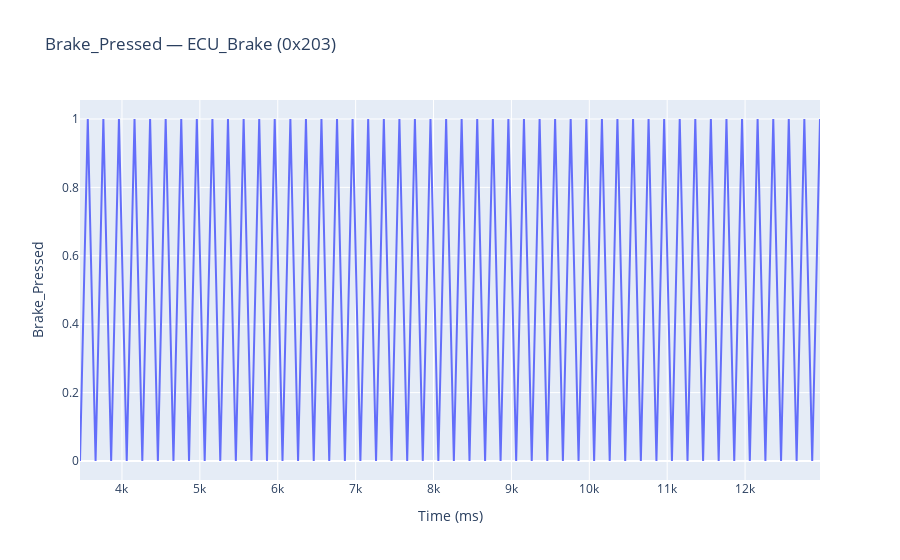
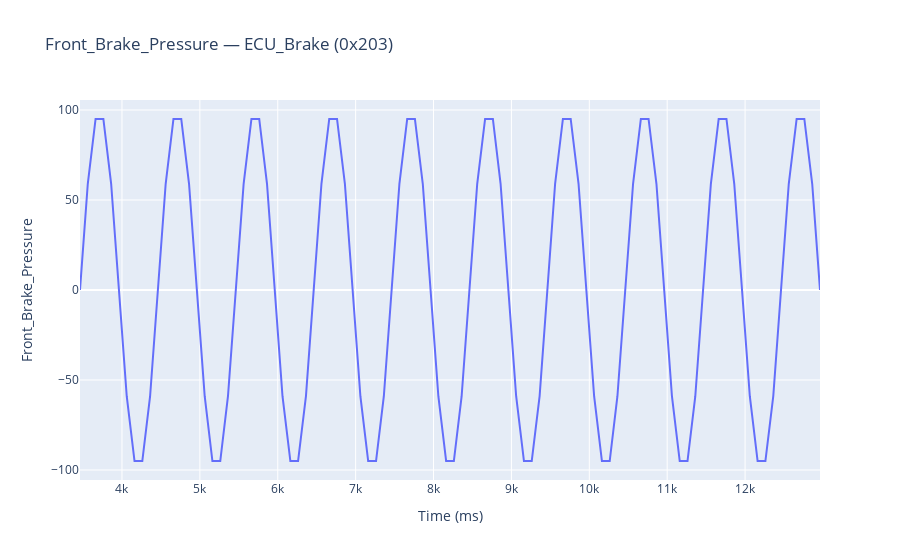
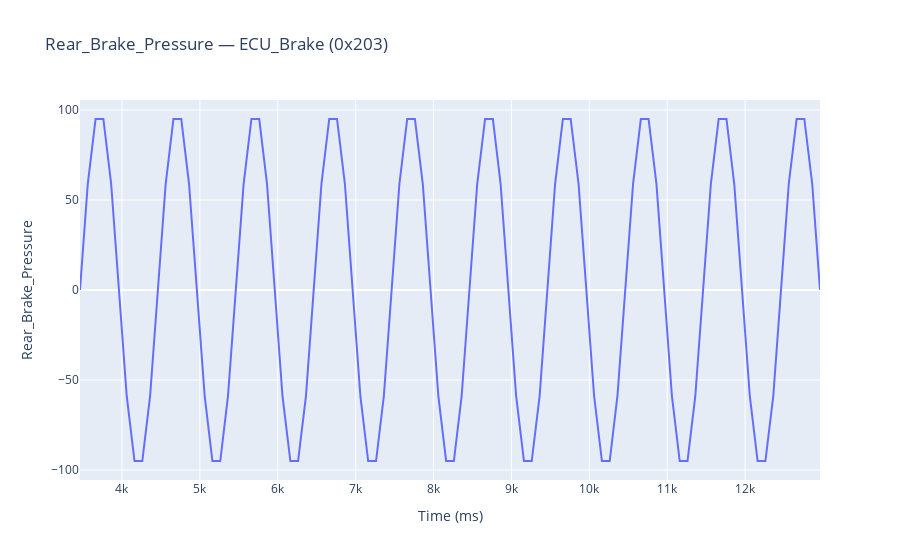
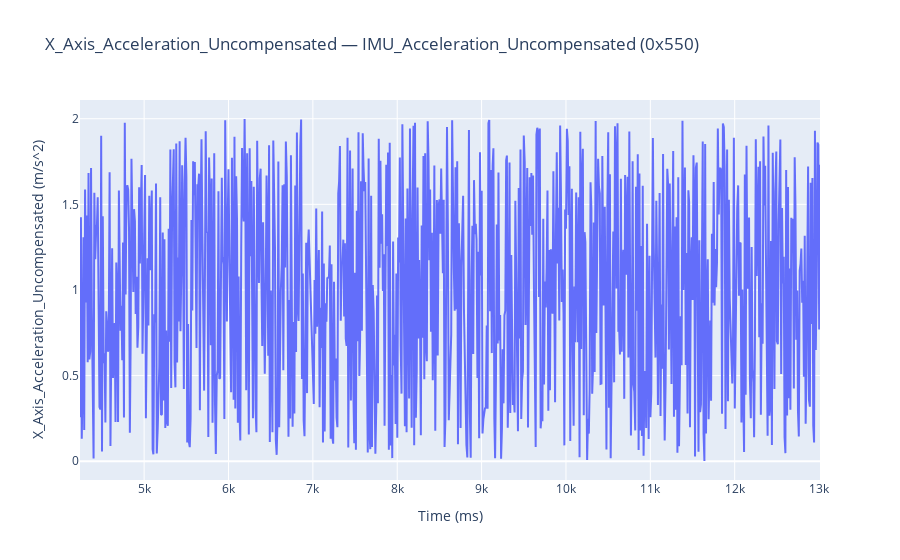

The notebook cell these images were saved under, in order:
### Markdown cell above
## 3. Graph all signals

Loops over every unique (message, signal) pair in the DataFrame and creates an interactive plot for each. Skips if data is empty.

### Code cell
# Loop over every unique (message, signal) pair and plot each one
# Skips entirely if no signals were decoded
if df.empty:
    print("No signals decoded.")
else:
    for (msg_name, sig_name), group in df.groupby(["message_name", "signal_name"]):
        msg_id = group["message_id"].iloc[0]
        plot_signal(group, sig_name, msg_name, msg_id)

### Figure 1 — Plotly figure (JSON) as saved in the notebook; plotly's stock layout.template omitted (floating-point values rounded to 4 significant figures)
{"data": [{"hovertemplate": "Time (ms)=%{x}<br>Brake_Pressed=%{y}<extra></extra>", "legendgroup": "", "line": {"color": "#636efa", "dash": "solid"}, "marker": {"symbol": "circle"}, "mode": "lines", "name": "", "orientation": "v", "showlegend": false, "type": "scatter", "x": [3461, 3561, 3661, 3761, 3861, 3961, 4061, 4161, 4261, 4361, 4461, 4561, 4661, 4761, 4861, 4961, 5062, 5161, 5262, 5361, 5462, 5562, 5662, 5762, 5862, 5961, 6061, 6162, 6261, 6362, 6462, 6561, 6661, 6761, 6862, 6961, 7061, 7161, 7262, 7362, 7461, 7562, 7662, 7761, 7862, 7961, 8062, 8162, 8261, 8361, 8462, 8561, 8662, 8762, 8861, 8961, 9061, 9161, 9261, 9362, 9461, 9561, 9661, 9761, 9862, 9962, 10062, 10162, 10262, 10361, 10461, 10562, 10662, 10761, 10862, 10961, 11061, 11161, 11261, 11361, 11461, 11561, 11661, 11761, 11861, 11961, 12061, 12161, 12261, 12362, 12462, 12561, 12662, 12761, 12862, 12962], "xaxis": "x", "y": [0.0, 1.0, 0.0, 1.0, 0.0, 1.0, 0.0, 1.0, 0.0, 1.0, 0.0, 1.0, 0.0, 1.0, 0.0, 1.0, 0.0, 1.0, 0.0, 1.0, 0.0, 1.0, 0.0, 1.0, 0.0, 1.0, 0.0, 1.0, 0.0, 1.0, 0.0, 1.0, 0.0, 1.0, 0.0, 1.0, 0.0, 1.0, 0.0, 1.0, 0.0, 1.0, 0.0, 1.0, 0.0, 1.0, 0.0, 1.0, 0.0, 1.0, 0.0, 1.0, 0.0, 1.0, 0.0, 1.0, 0.0, 1.0, 0.0, 1.0, 0.0, 1.0, 0.0, 1.0, 0.0, 1.0, 0.0, 1.0, 0.0, 1.0, 0.0, 1.0, 0.0, 1.0, 0.0, 1.0, 0.0, 1.0, 0.0, 1.0, 0.0, 1.0, 0.0, 1.0, 0.0, 1.0, 0.0, 1.0, 0.0, 1.0, 0.0, 1.0, 0.0, 1.0, 0.0, 1.0], "yaxis": "y"}], "layout": {"legend": {"tracegroupgap": 0}, "title": {"text": "Brake_Pressed — ECU_Brake (0x203)"}, "xaxis": {"anchor": "y", "domain": [0, 1], "title": {"text": "Time (ms)"}}, "yaxis": {"anchor": "x", "domain": [0, 1], "title": {"text": "Brake_Pressed"}}}}

### Figure 2 — Plotly figure (JSON) as saved in the notebook; plotly's stock layout.template omitted (floating-point values rounded to 4 significant figures)
{"data": [{"hovertemplate": "Time (ms)=%{x}<br>Front_Brake_Pressure=%{y}<extra></extra>", "legendgroup": "", "line": {"color": "#636efa", "dash": "solid"}, "marker": {"symbol": "circle"}, "mode": "lines", "name": "", "orientation": "v", "showlegend": false, "type": "scatter", "x": [3461, 3561, 3661, 3761, 3861, 3961, 4061, 4161, 4261, 4361, 4461, 4561, 4661, 4761, 4861, 4961, 5062, 5161, 5262, 5361, 5462, 5562, 5662, 5762, 5862, 5961, 6061, 6162, 6261, 6362, 6462, 6561, 6661, 6761, 6862, 6961, 7061, 7161, 7262, 7362, 7461, 7562, 7662, 7761, 7862, 7961, 8062, 8162, 8261, 8361, 8462, 8561, 8662, 8762, 8861, 8961, 9061, 9161, 9261, 9362, 9461, 9561, 9661, 9761, 9862, 9962, 10062, 10162, 10262, 10361, 10461, 10562, 10662, 10761, 10862, 10961, 11061, 11161, 11261, 11361, 11461, 11561, 11661, 11761, 11861, 11961, 12061, 12161, 12261, 12362, 12462, 12561, 12662, 12761, 12862, 12962], "xaxis": "x", "y": [0.0, 59.0, 95.0, 95.0, 59.0, 0.0, -59.0, -95.0, -95.0, -59.0, 0.0, 59.0, 95.0, 95.0, 59.0, 0.0, -59.0, -95.0, -95.0, -59.0, 0.0, 59.0, 95.0, 95.0, 59.0, 0.0, -59.0, -95.0, -95.0, -59.0, 0.0, 59.0, 95.0, 95.0, 59.0, 0.0, -59.0, -95.0, -95.0, -59.0, 0.0, 59.0, 95.0, 95.0, 59.0, 0.0, -59.0, -95.0, -95.0, -59.0, 0.0, 59.0, 95.0, 95.0, 59.0, 0.0, -59.0, -95.0, -95.0, -59.0, 0.0, 59.0, 95.0, 95.0, 59.0, 0.0, -59.0, -95.0, -95.0, -59.0, 0.0, 59.0, 95.0, 95.0, 59.0, 0.0, -59.0, -95.0, -95.0, -59.0, 0.0, 59.0, 95.0, 95.0, 59.0, 0.0, -59.0, -95.0, -95.0, -59.0, 0.0, 59.0, 95.0, 95.0, 59.0, 0.0], "yaxis": "y"}], "layout": {"legend": {"tracegroupgap": 0}, "title": {"text": "Front_Brake_Pressure — ECU_Brake (0x203)"}, "xaxis": {"anchor": "y", "domain": [0, 1], "title": {"text": "Time (ms)"}}, "yaxis": {"anchor": "x", "domain": [0, 1], "title": {"text": "Front_Brake_Pressure"}}}}

### Figure 3 — Plotly figure (JSON) as saved in the notebook; plotly's stock layout.template omitted (floating-point values rounded to 4 significant figures)
{"data": [{"hovertemplate": "Time (ms)=%{x}<br>Rear_Brake_Pressure=%{y}<extra></extra>", "legendgroup": "", "line": {"color": "#636efa", "dash": "solid"}, "marker": {"symbol": "circle"}, "mode": "lines", "name": "", "orientation": "v", "showlegend": false, "type": "scatter", "x": [3461, 3561, 3661, 3761, 3861, 3961, 4061, 4161, 4261, 4361, 4461, 4561, 4661, 4761, 4861, 4961, 5062, 5161, 5262, 5361, 5462, 5562, 5662, 5762, 5862, 5961, 6061, 6162, 6261, 6362, 6462, 6561, 6661, 6761, 6862, 6961, 7061, 7161, 7262, 7362, 7461, 7562, 7662, 7761, 7862, 7961, 8062, 8162, 8261, 8361, 8462, 8561, 8662, 8762, 8861, 8961, 9061, 9161, 9261, 9362, 9461, 9561, 9661, 9761, 9862, 9962, 10062, 10162, 10262, 10361, 10461, 10562, 10662, 10761, 10862, 10961, 11061, 11161, 11261, 11361, 11461, 11561, 11661, 11761, 11861, 11961, 12061, 12161, 12261, 12362, 12462, 12561, 12662, 12761, 12862, 12962], "xaxis": "x", "y": [0.0, 59.0, 95.0, 95.0, 59.0, 0.0, -59.0, -95.0, -95.0, -59.0, 0.0, 59.0, 95.0, 95.0, 59.0, 0.0, -59.0, -95.0, -95.0, -59.0, 0.0, 59.0, 95.0, 95.0, 59.0, 0.0, -59.0, -95.0, -95.0, -59.0, 0.0, 59.0, 95.0, 95.0, 59.0, 0.0, -59.0, -95.0, -95.0, -59.0, 0.0, 59.0, 95.0, 95.0, 59.0, 0.0, -59.0, -95.0, -95.0, -59.0, 0.0, 59.0, 95.0, 95.0, 59.0, 0.0, -59.0, -95.0, -95.0, -59.0, 0.0, 59.0, 95.0, 95.0, 59.0, 0.0, -59.0, -95.0, -95.0, -59.0, 0.0, 59.0, 95.0, 95.0, 59.0, 0.0, -59.0, -95.0, -95.0, -59.0, 0.0, 59.0, 95.0, 95.0, 59.0, 0.0, -59.0, -95.0, -95.0, -59.0, 0.0, 59.0, 95.0, 95.0, 59.0, 0.0], "yaxis": "y"}], "layout": {"legend": {"tracegroupgap": 0}, "title": {"text": "Rear_Brake_Pressure — ECU_Brake (0x203)"}, "xaxis": {"anchor": "y", "domain": [0, 1], "title": {"text": "Time (ms)"}}, "yaxis": {"anchor": "x", "domain": [0, 1], "title": {"text": "Rear_Brake_Pressure"}}}}

### Figure 4 — Plotly figure (JSON) as saved in the notebook; plotly's stock layout.template omitted (floating-point values rounded to 4 significant figures; data arrays with more than 128 entries replaced by an {"elided": "..."} marker saying what was removed)
{"data": [{"hovertemplate": "Time (ms)=%{x}<br>X_Axis_Acceleration_Uncompensated (m/s^2)=%{y}<extra></extra>", "legendgroup": "", "line": {"color": "#636efa", "dash": "solid"}, "marker": {"symbol": "circle"}, "mode": "lines", "name": "", "orientation": "v", "showlegend": false, "type": "scatter", "x": {"elided": "878 int values"}, "xaxis": "x", "y": {"elided": "878 float values"}, "yaxis": "y"}], "layout": {"legend": {"tracegroupgap": 0}, "title": {"text": "X_Axis_Acceleration_Uncompensated — IMU_Acceleration_Uncompensated (0x550)"}, "xaxis": {"anchor": "y", "domain": [0, 1], "title": {"text": "Time (ms)"}}, "yaxis": {"anchor": "x", "domain": [0, 1], "title": {"text": "X_Axis_Acceleration_Uncompensated (m/s^2)"}}}}
